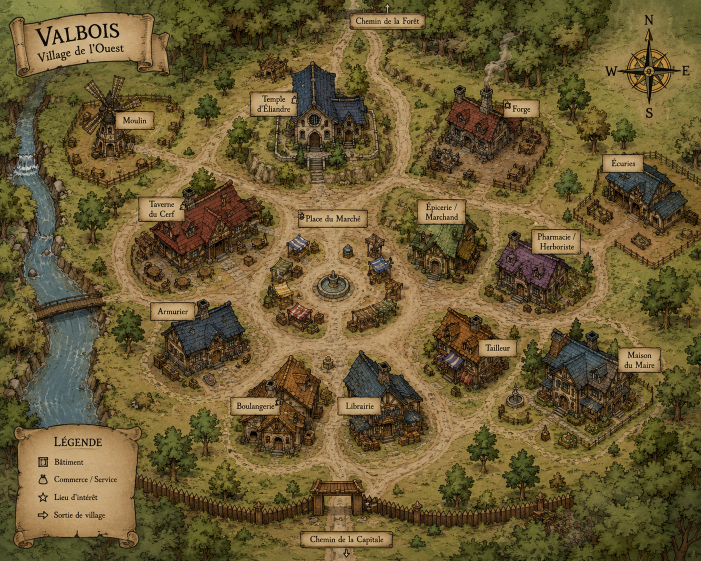
#> input picture game/assets/maps/valbois_village.png, 1402 x 1122 px (shown at 1/2 size)
$ python generate_map_night_gemini.py --input ../game/assets/maps/valbois_village.png
#> lines starting #> are read from the running program, lines starting #| are printed output that depends on the picture
#!/usr/bin/env python3
"""Génère des versions nocturnes de battlemaps via Gemini (ou fallback procédural).

Budget-first:
  - hard cap 3 images (village + place + 1 optionnel)
  - modèle gemini-2.5-flash-image
  - abort API sans clé ; fallback offline toujours disponible
  - saute si *_night.png existe déjà (sauf --force)

Usage (PowerShell):
  $env:GEMINI_API_KEY = "votre_cle"   # ou GOOGLE_API_KEY
  python scripts/generate_map_night_gemini.py
  python scripts/generate_map_night_gemini.py --procedural-only
  python scripts/generate_map_night_gemini.py --dry-run

Ne stocke jamais la clé dans le dépôt.
"""

from __future__ import annotations

import argparse
import base64
import json
import os
import sys
import urllib.error
import urllib.request
from pathlib import Path

ROOT = Path(__file__).resolve().parents[1]
MAPS = ROOT / "game" / "assets" / "maps"

MODEL = "gemini-2.5-flash-image"
API_URL = (
    f"https://generativelanguage.googleapis.com/v1beta/models/{MODEL}:generateContent"
)
COST_PER_IMAGE_USD = 0.039
EUR_PER_USD = 0.92
HARD_MAX_IMAGES = 3
DEFAULT_MAX = 2
DEFAULT_MAX_COST_USD = 0.20

# Cartes Valbois (exactement layout jour → nuit).
DEFAULT_JOBS: list[dict[str, str]] = [
    {"file": "valbois_village.png", "out": "valbois_village_night.png"},
    {"file": "place_du_marche.png", "out": "place_du_marche_night.png"},
]

NIGHT_PROMPT = (
    "You are regenerating a fantasy RPG battlemap for a VTT night scene. "
    "The attached image is the DAY reference. Produce EXACTLY the same map: "
    "identical composition, buildings, roads, trees, labels, legend/cartouche, "
    "compass, and proportions — pixel-aligned layout as much as possible. "
    "Change ONLY lighting/mood to nighttime: cool moonlight, dark roofs and "
    "shadows, muted parchment ground, optional warm lit windows. "
    "Keep the same art style (ink outlines, soft watercolor). "
    "No new buildings, no moved labels, no watermark, no UI chrome. "
    "Output a full-bleed map image matching the reference framing."
)


def resolve_api_key() -> str | None:
    for name in ("GEMINI_API_KEY", "GOOGLE_API_KEY", "GOOGLE_AI_API_KEY"):
        val = os.environ.get(name, "").strip()
        if val:
            return val
    return None


def estimate_cost(n: int) -> float:
    return round(n * COST_PER_IMAGE_USD, 4)


# [12 lines left out: function extract_image_b64, not called in this run]


def procedural_night(day_path: Path) -> bytes:
    """Assombrit / désature l'image jour — démo offline sans API."""
    from io import BytesIO

    from PIL import Image, ImageEnhance

    im = Image.open(day_path)
#> im is the input picture: PIL image 1402x1122 RGB; mean R, G, B 108.1, 91.7, 52.5
    if im.mode not in ("RGB", "RGBA"):
        im = im.convert("RGBA")
    has_alpha = im.mode == "RGBA"
#> has_alpha = False
    alpha = im.split()[-1] if has_alpha else None
    rgb = im.convert("RGB")
    rgb = ImageEnhance.Color(rgb).enhance(0.45)
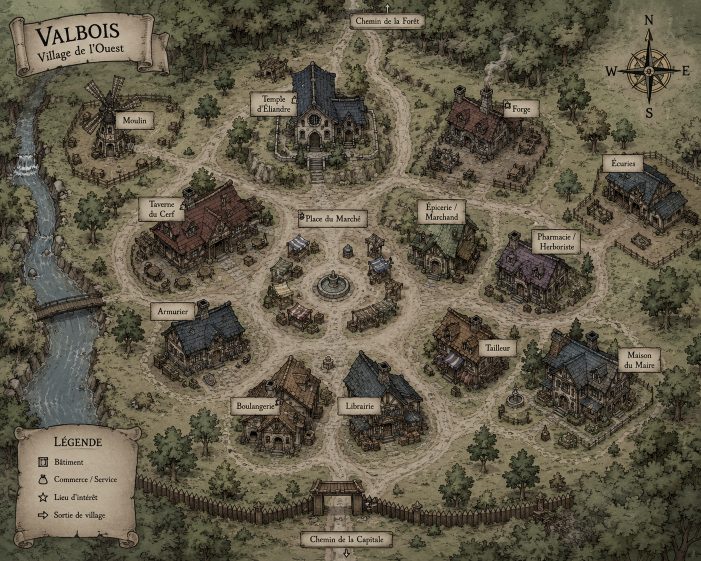
#> rgb: PIL image 1402x1122 RGB (shown at 1/2 size); mean R, G, B 98.9, 91.5, 73.8
    rgb = ImageEnhance.Brightness(rgb).enhance(0.38)
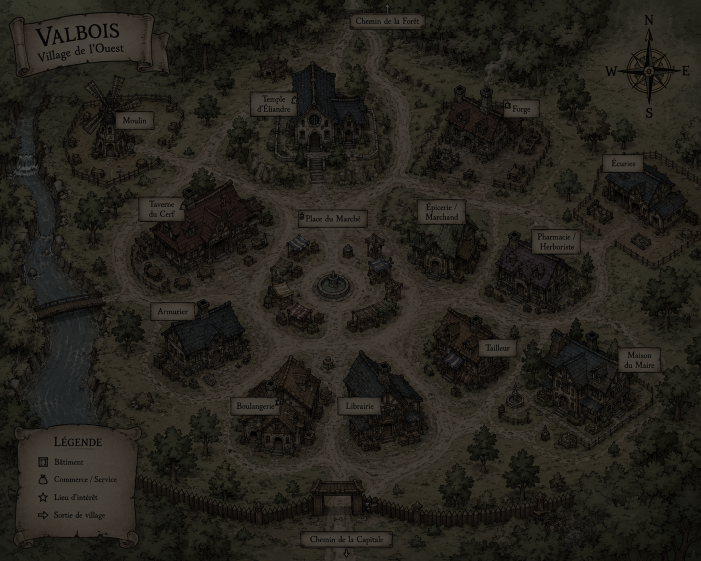
#> rgb: PIL image 1402x1122 RGB (shown at 1/2 size); mean R, G, B 37.1, 34.3, 27.6
    # Voile bleu-nuit léger
    overlay = Image.new("RGB", rgb.size, (18, 28, 55))
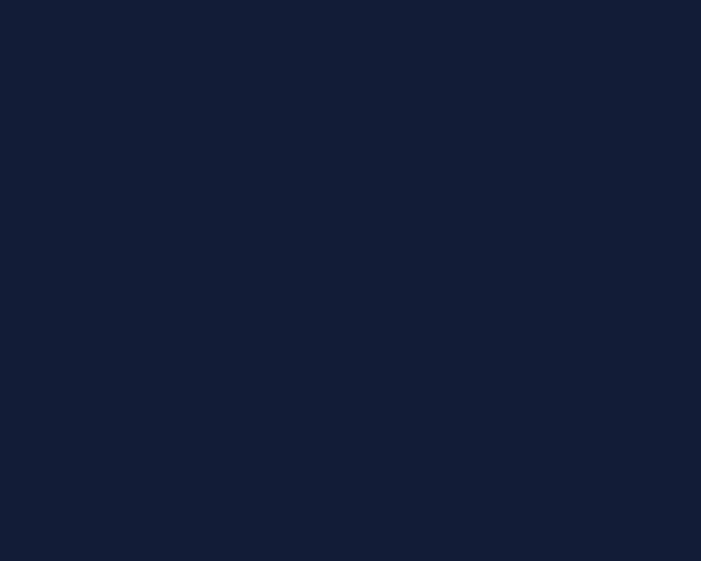
#> overlay: PIL image 1402x1122 RGB (shown at 1/2 size); mean R, G, B 18, 28, 55
    rgb = Image.blend(rgb, overlay, 0.28)
    rgb = ImageEnhance.Contrast(rgb).enhance(1.12)
    if has_alpha and alpha is not None:
        out_im = rgb.convert("RGBA")
        out_im.putalpha(alpha)
    else:
        out_im = rgb
    buf = BytesIO()
    out_im.save(buf, format="PNG", optimize=True)
    return buf.getvalue()


# [93 lines left out: functions _day_ref_part, generate_night_gemini, planned_jobs, not called in this run]


def main() -> int:
    parser = argparse.ArgumentParser(description="Night battlemaps via Gemini or procedural")
    parser.add_argument("--max", type=int, default=DEFAULT_MAX, help=f"Max images (default {DEFAULT_MAX}, hard {HARD_MAX_IMAGES})")
    parser.add_argument("--max-cost", type=float, default=DEFAULT_MAX_COST_USD)
    parser.add_argument("--max-eur", type=float, default=None)
    parser.add_argument("--dry-run", action="store_true")
    parser.add_argument("--force", action="store_true")
    parser.add_argument(
        "--procedural-only",
        action="store_true",
        help="Never call Gemini; write darkened day images as *_night.png",
    )
    parser.add_argument(
        "--input",
        type=str,
        default=None,
        help="Optional single day PNG path (output = <stem>_night.png beside it or under assets/maps)",
    )
    args = parser.parse_args()

    max_images = max(0, min(args.max, HARD_MAX_IMAGES))
    max_cost_usd = float(args.max_cost)
    if args.max_eur is not None:
        from_eur = float(args.max_eur) / max(EUR_PER_USD, 0.01)
        max_cost_usd = min(max_cost_usd, from_eur)

    print(f"Model: {MODEL}")
    print(f"Output root: {MAPS}")
    print(f"Budget ceiling: ~${max_cost_usd:.2f} USD")

    if args.input:
        src = Path(args.input)
        if not src.is_file():
            print(f"ABORT: input missing {src}", file=sys.stderr)
            return 2
        dest = src.with_name(f"{src.stem}_night{src.suffix}")
        jobs = [{"src": src, "dest": dest, "name": src.name}]
    else:
        jobs = planned_jobs(max_images, args.force)

    api_key = None if args.procedural_only else resolve_api_key()
    use_api = bool(api_key) and not args.procedural_only

    if not use_api:
        print(
            "INFO: pas de clé API (ou --procedural-only) — "
            "génération procédurale (assombrissement). "
            "Pour du HQ Gemini: GEMINI_API_KEY / GOOGLE_API_KEY."
        )

    cost = estimate_cost(len(jobs) if use_api else 0)
    print(f"Planned: {len(jobs)}  API est~${cost}")
    if use_api and cost > max_cost_usd:
        print(f"ABORT: estimated ${cost} > ceiling ${max_cost_usd:.2f}")
        return 3
    if not jobs:
        print("Nothing to do.")
        return 0

    spent = 0.0
    ok = 0
    for i, job in enumerate(jobs, 1):
        src: Path = job["src"]
        dest: Path = job["dest"]
        print(f"[{i}/{len(jobs)}] {src.name} -> {dest.name}")
        if args.dry_run:
            continue
        dest.parent.mkdir(parents=True, exist_ok=True)
        try:
            if use_api:
                if spent + COST_PER_IMAGE_USD > max_cost_usd + 1e-9:
                    print(f"Stop early: budget (spent~${spent:.3f}). Falling back procedural for rest.")
                    use_api = False
                else:
                    png = generate_night_gemini(api_key, src)
                    spent += COST_PER_IMAGE_USD
            if not use_api or args.procedural_only:
                png = procedural_night(src)
            dest.write_bytes(png)
            ok += 1
            print(f"  saved {dest} ({len(png)} bytes)")
        except Exception as exc:
            print(f"  FAIL Gemini: {exc}", file=sys.stderr)
            print("  Falling back to procedural night…")
            try:
                png = procedural_night(src)
                dest.write_bytes(png)
                ok += 1
                print(f"  saved procedural {dest} ({len(png)} bytes)")
            except Exception as exc2:
                print(f"  FAIL procedural: {exc2}", file=sys.stderr)
                return 4

    print(f"Done. ok={ok} api_spent~${spent:.3f}")
    return 0


if __name__ == "__main__":
    raise SystemExit(main())
#> (the program exits here)
